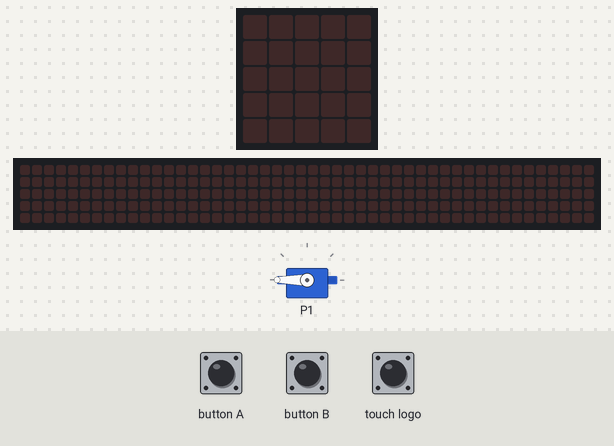
A program run on a simulated BBC micro:bit (MakeCode). Parts: servo, the board's 5×5 LED display, a strip that is not on the board, showing the scrolling text unrolled. The inputs (shaded band) are chosen by the test bench. The 48×5 strip is a reading aid, not a part: it shows the text the display is scrolling, unrolled, one strip-width of it at a time.

Above: at 1.2 s.
1.3 s: touch logo pressed for 0.15 s
At 2.6 s:
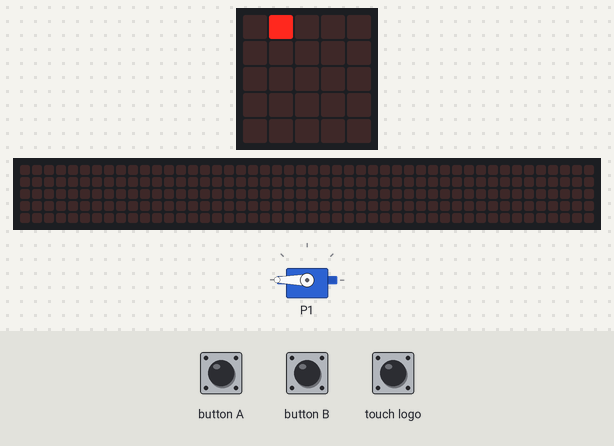
2.9 s: button A pressed for 0.15 s
At 2.97 s:
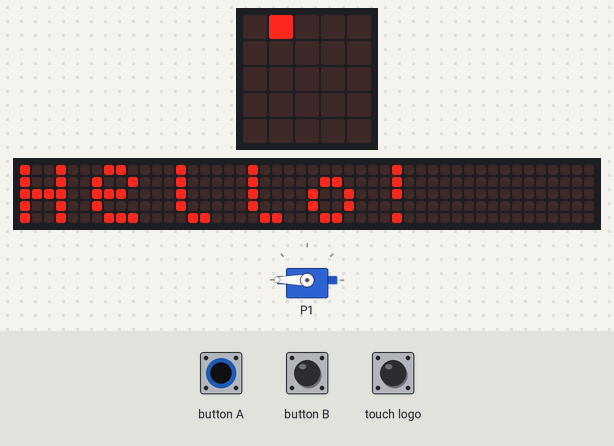
5.9 s: touch logo pressed for 0.15 s
At 6.12 s:
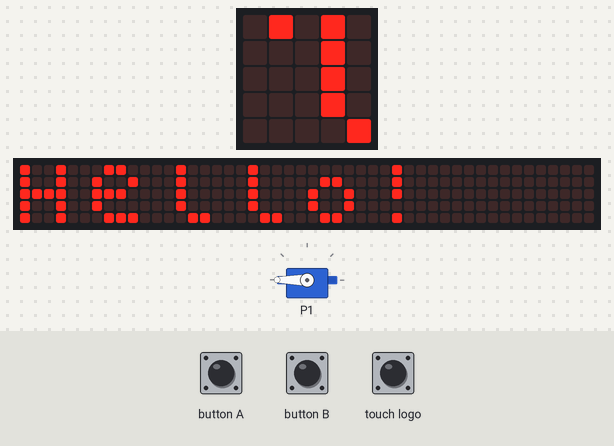
8.9 s: touch logo pressed for 0.15 s
At 10.4 s:
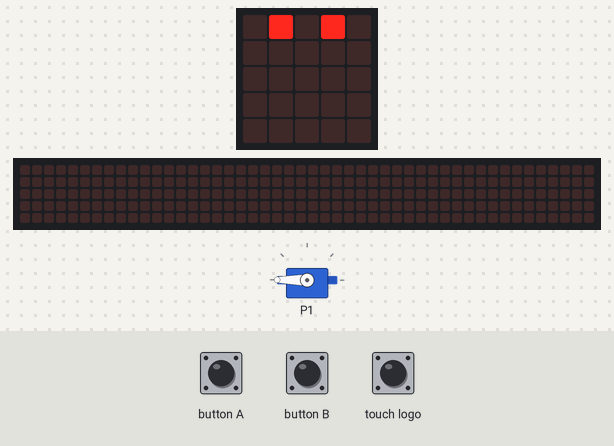
10.7 s: touch logo pressed for 0.15 s
At 12.0 s:
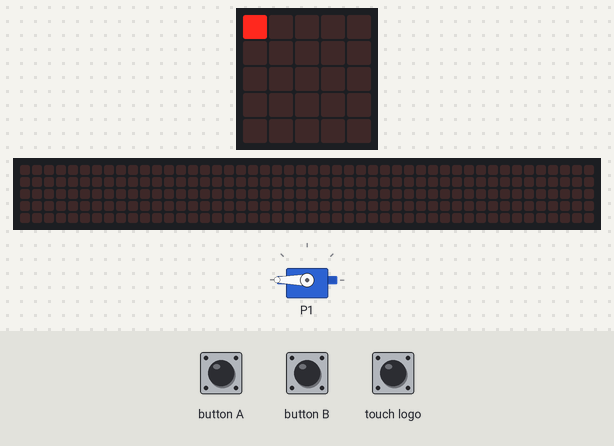
12.3 s: touch logo pressed for 0.15 s
At 13.4 s:
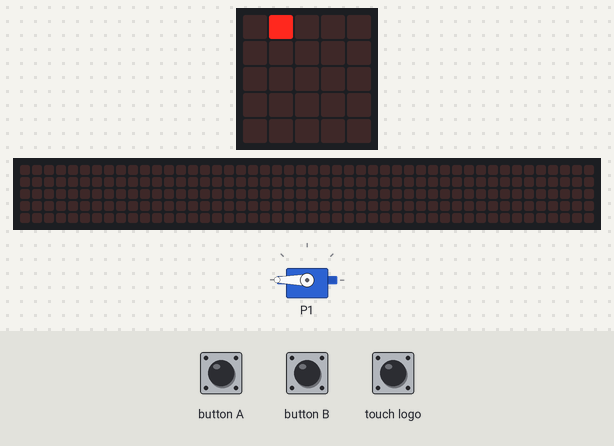
Timing chart, 0 to 14.9 s (numbered marks = the images above; inputs shaded):
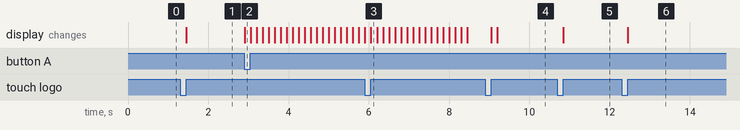

Measured:
- after the input at 1.3 s, the display: changes after 0.15 s (image 1)
- after the input at 2.9 s, the display: changes at once (image 2)
- after the input at 5.9 s, the display: first differs from a run without the input after 0.15 s (image 3)
- after the input at 8.9 s, servo on P1: stays 180° (without the input it goes to 0° after 0.30 s); the display: first changes after 0.15 s (image 4 shows a later state)
- after the input at 10.7 s, the display: changes after 0.15 s (image 5)
- after the input at 12.3 s, the display: changes after 0.15 s (image 6)

The program:

main.ts
```typescript
input.onLogoEvent(TouchButtonEvent.Pressed, function () {
    modus += 1
    led.unplot(modus - 1, 0)
    led.plot(modus, 0)
    if (modus == 4) {
        basic.clearScreen()
        modus = 0
        led.plot(modus, 0)
    }
})
function liesknöpfe () {
    if (input.buttonIsPressed(Button.A)) {
        knopfA = 1
    } else {
        knopfA = 0
    }
    if (input.buttonIsPressed(Button.B)) {
        knopfB = 1
    } else {
        knopfB = 0
    }
}
let knopfB = 0
let knopfA = 0
let modus = 0
servos.P1.setAngle(180)
basic.forever(function () {
    liesknöpfe()
    if (modus == 0) {
        if (knopfA == 1) {
            music.playMelody("G E - - G E - - ", 120)
            music.playMelody("D C D C - - - - ", 120)
        }
    }
    if (modus == 1) {
        if (knopfA == 1) {
            basic.showString("Hello!")
            led.plot(modus, 0)
        }
    }
    if (modus == 2) {
        if (knopfA == 1) {
            servos.P1.setAngle(0)
            basic.pause(1000)
        }
        if (knopfA == 0) {
            servos.P1.setAngle(180)
        }
    }
})
```

test.ts
```typescript
// Hier kann man Tests durchführen; diese Datei wird nicht kompiliert, wenn dieses Paket als Erweiterung verwendet wird.
```
